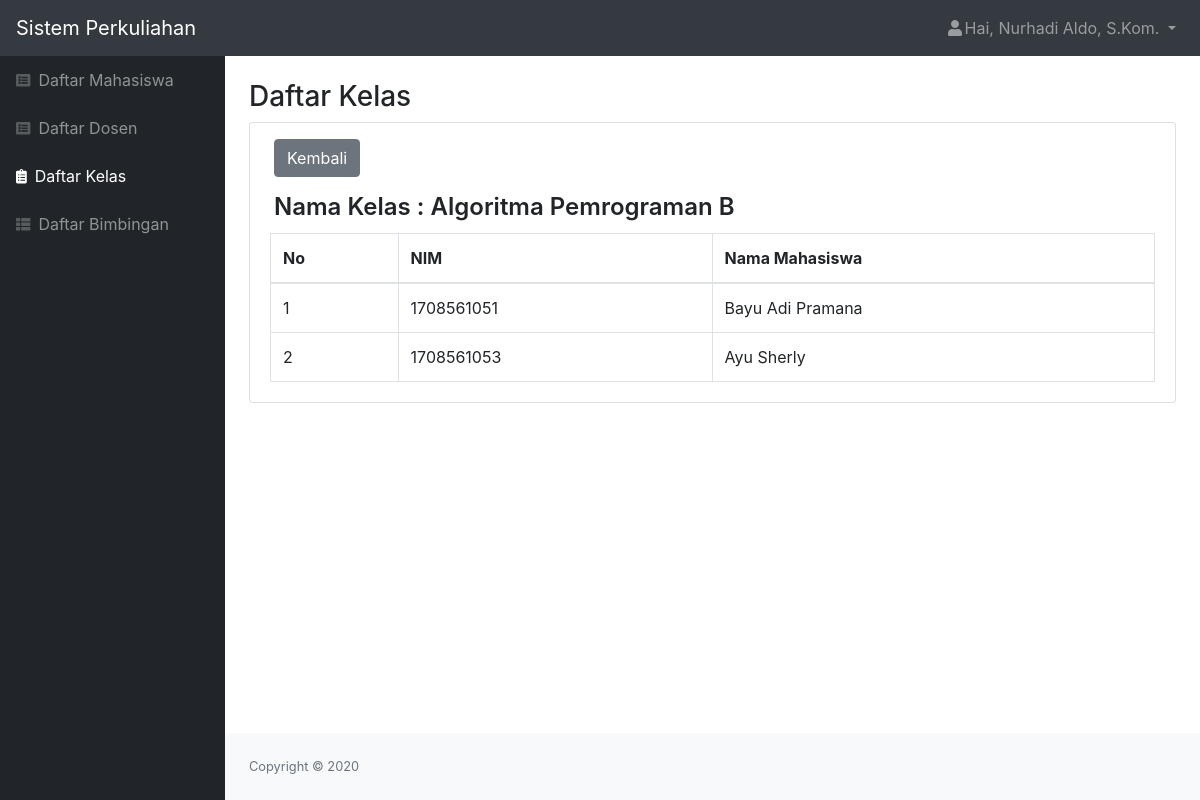
Screenshot of /php/kelas_lihat.php?id_kelas=1 (signed in) with the database file from the repository.
### tables this page shows
CREATE TABLE `kelas` (
  `id_kelas` int(11) NOT NULL,
  `nama_kelas` varchar(100) NOT NULL,
  `jam_kuliah` varchar(20) NOT NULL,
  `kuota_kelas` int(11) NOT NULL,
  `id_dosen` int(11) NOT NULL,
  `status` varchar(20) NOT NULL
);

CREATE TABLE `join_kelas` (
  `id_join` int(11) NOT NULL,
  `id_mahasiswa` int(11) NOT NULL,
  `id_kelas` int(11) NOT NULL
);

CREATE TABLE `mahasiswa` (
  `id_mahasiswa` int(11) NOT NULL,
  `role` char(1) NOT NULL,
  `nim` char(10) NOT NULL,
  `nama` varchar(50) NOT NULL,
  `email` varchar(50) NOT NULL,
  `alamat` varchar(50) NOT NULL,
  `tanggal_lahir` date NOT NULL,
  `status` varchar(20) NOT NULL,
  `password` varchar(300) NOT NULL
);

### php/kelas_lihat.php (the view, shortened to what this page needs)
<?php
include "function.php";
$nama = $_SESSION['nama'];
$role = $_SESSION['id'];
$id_kelas = $_GET['id_kelas'];
$queryKelas = mysqli_query($koneksi, "SELECT * FROM join_kelas INNER JOIN kelas ON join_kelas.id_kelas=kelas.id_kelas INNER JOIN mahasiswa ON join_kelas.id_mahasiswa=mahasiswa.id_mahasiswa WHERE kelas.id_kelas = '$id_kelas'");
$kelas = mysqli_query($koneksi, "SELECT nama_kelas FROM kelas WHERE id_kelas = '$id_kelas'");
?>
<!DOCTYPE html>
<html lang="en">
    <head>
        <link href="../css/styles.css" rel="stylesheet" />
        <link href="https://cdn.datatables.net/1.10.20/css/dataTables.bootstrap4.min.css" rel="stylesheet" />
    </head>
    <body class="sb-nav-fixed">
        <nav class="sb-topnav navbar navbar-expand navbar-dark bg-dark">
            <a class="navbar-brand" href="index.html">Sistem Perkuliahan</a>
            <ul class="navbar-nav ml-auto">
                <li class="nav-item dropdown">
                    <a class="nav-link dropdown-toggle" id="userDropdown" href="#" role="button" data-toggle="dropdown" aria-haspopup="true" aria-expanded="false"><i class="fas fa-user fa-fw"></i>Hai, <?= $nama; ?> </a>
                </li>
            </ul>
        </nav>
        <div id="layoutSidenav">
            <div id="layoutSidenav_nav">
                <nav class="sb-sidenav accordion sb-sidenav-dark" id="sidenavAccordion">
                    <div class="sb-sidenav-menu">
                        <div class="nav">
                            <a class="nav-link" href="mahasiswa.php"
                                ><div class="sb-nav-link-icon"><i class="fas fa-list-alt"></i></div>
                                Daftar Mahasiswa</a
                            >
                            <a class="nav-link" href="dosen.php"
                                ><div class="sb-nav-link-icon"><i class="fas fa-list-alt"></i></div>
                                Daftar Dosen</a
                            >
                            <a class="nav-link active" href="kelas.php"
                                ><div class="sb-nav-link-icon"><i class="fas fa-clipboard-list"></i></div>
                                Daftar Kelas</a
                            >
                            <a class="nav-link" href="bimbingan.php"
                                ><div class="sb-nav-link-icon"><i class="fas fa-th-list"></i></div>
                                Daftar Bimbingan</a
                            >
                        </div>
                    </div>
                </nav>
            </div>
            <div id="layoutSidenav_content">
                <main>
                    <div class="container-fluid">
                        <h3 class="mt-4">Daftar Kelas</h3>
                        <div class="card mb-4">
                        <?php if($role == "2" || $role == "1") { ?>
                            <div class="tambah mt-3 px-4">
                                <a href="kelas.php" class="btn btn-secondary">Kembali</a>
                            </div>
                        <?php } ?>
                        <?php $nama = mysqli_fetch_assoc($kelas); ?>
                            <div class="font mt-3 px-4 mb-0">
                                <h4 style="font-weight: 600;">Nama Kelas : <?= $nama['nama_kelas']; ?></h4>
                            </div>
                            <div class="card-body py-1">
                                <div class="table-responsive">
                                    <table class="table table-bordered" id="dataTable" width="100%" cellspacing="0">
                                        <thead>
                                            <tr>
                                                <th>No</th>
                                                <th>NIM</th>
                                                <th>Nama Mahasiswa</th>
                                            </tr>
                                        </thead>
                                        <?php $i=1; ?>
                                        <?php while($data = mysqli_fetch_assoc($queryKelas)) { ?>
                                            <tr>
                                                <td><?= $i; ?></td>
                                                <td><?= $data['nim']; ?></td>
                                                <td><?= $data['nama']; ?></td>
                                            </tr>
                                        <?php $i++; ?>
                                        <?php } ?>
                                    </table>
                                </div>
                            </div>
                        </div>
                </main>
                <?php include "footer.php" ?>
            </div>
        </div>
    </body>
</html>

### rows the page displays
kelas: nama_kelas "Algoritma Pemrograman B"
join_kelas: id_mahasiswa.nim "1708561051", id_mahasiswa.nama "Bayu Adi Pramana"
join_kelas: id_mahasiswa.nim "1708561053", id_mahasiswa.nama "Ayu Sherly"

### other values shown
$nama "Nurhadi Aldo, S.Kom."
